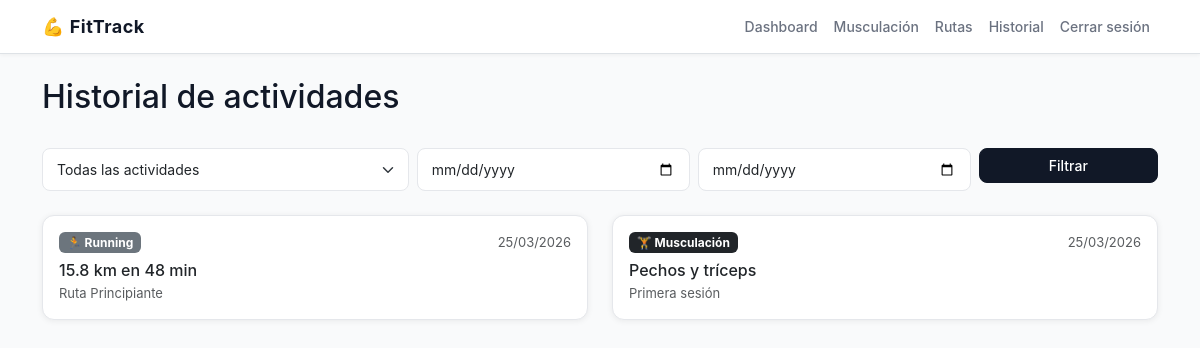
/dashboard/historial (signed in), run on an earlier commit of the app's database.
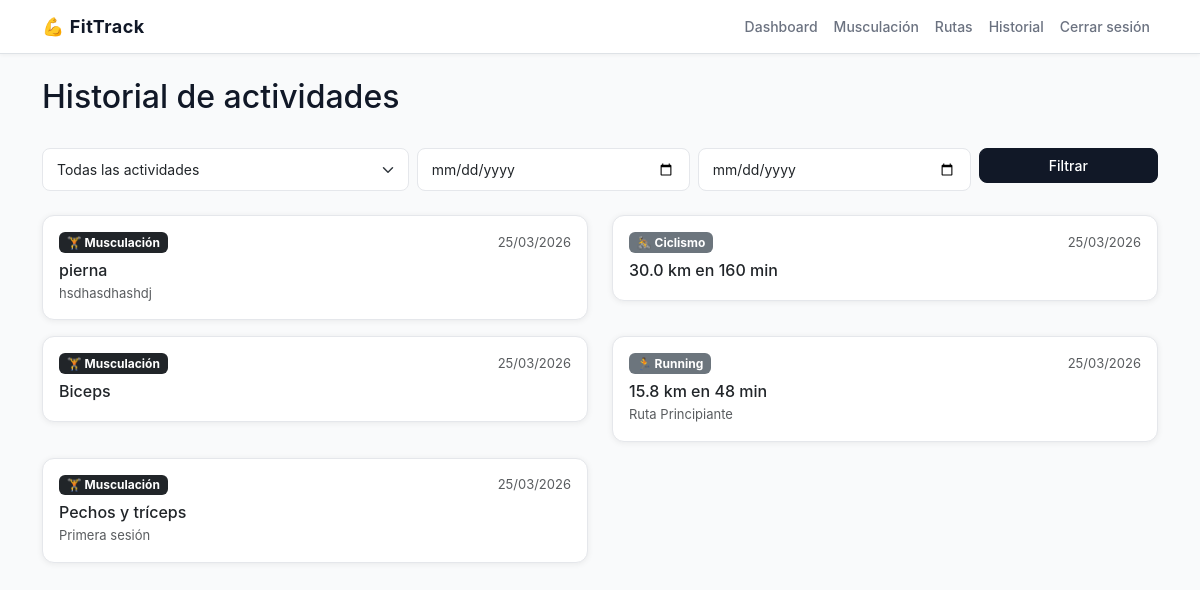
And on a later commit of the database.
### app/models.py (models this page shows)
class Ruta(db.Model):
    __tablename__ = 'rutas'
    id = db.Column(db.Integer, primary_key=True)
    usuario_id = db.Column(db.Integer, db.ForeignKey('usuarios.id'), nullable=False)
    fecha = db.Column(db.DateTime, default=datetime.utcnow)
    tipo = db.Column(db.String(20), nullable=False)
    distancia_km = db.Column(db.Float, nullable=False)
    duracion_min = db.Column(db.Integer, nullable=False)
    notas = db.Column(db.Text)

class SesionMusculacion(db.Model):
    __tablename__ = 'sesiones_musculacion'
    id = db.Column(db.Integer, primary_key=True)
    usuario_id = db.Column(db.Integer, db.ForeignKey('usuarios.id'), nullable=False)
    fecha = db.Column(db.DateTime, default=datetime.utcnow)
    nombre = db.Column(db.String(100), nullable=False)
    notas = db.Column(db.Text)
    ejercicios = db.relationship('Ejercicio', backref='sesion', lazy=True)

### app/blueprints/dashboard.py (the view)
@dashboard_bp.route('/historial')
@login_required
def historial():
    tipo = request.args.get('tipo', '')
    fecha_desde = request.args.get('fecha_desde', '')
    fecha_hasta = request.args.get('fecha_hasta', '')
    actividades = []
    if tipo == '' or tipo == 'musculacion':
        sesiones = SesionMusculacion.query.filter_by(usuario_id=current_user.id)
        if fecha_desde:
            sesiones = sesiones.filter(SesionMusculacion.fecha >= datetime.strptime(fecha_desde, '%Y-%m-%d'))
        if fecha_hasta:
            sesiones = sesiones.filter(SesionMusculacion.fecha <= datetime.strptime(fecha_hasta, '%Y-%m-%d'))
        for s in sesiones.all():
            actividades.append({
                'tipo': 'musculacion',
                'fecha': s.fecha,
                'nombre': s.nombre,
                'detalle': s.notas
            })
    if tipo == '' or tipo == 'running' or tipo == 'ciclismo':
        rutas = Ruta.query.filter_by(usuario_id=current_user.id)
        if tipo in ['running', 'ciclismo']:
            rutas = rutas.filter_by(tipo=tipo)
        if fecha_desde:
            rutas = rutas.filter(Ruta.fecha >= datetime.strptime(fecha_desde, '%Y-%m-%d'))
        if fecha_hasta:
            rutas = rutas.filter(Ruta.fecha <= datetime.strptime(fecha_hasta, '%Y-%m-%d'))
        for r in rutas.all():
            actividades.append({
                'tipo': r.tipo,
                'fecha': r.fecha,
                'nombre': f'{r.distancia_km} km en {r.duracion_min} min',
                'detalle': r.notas
            })
    actividades.sort(key=lambda x: x['fecha'], reverse=True)
    return render_template('historial.html',
        actividades=actividades,
        tipo=tipo,
        fecha_desde=fecha_desde,
        fecha_hasta=fecha_hasta
    )

### app/models.py (called while the page is built)
@login_manager.user_loader
def load_user(user_id):
    return Usuario.query.get(int(user_id))

### app/templates/historial.html (shortened to what this page needs)
{% extends 'base.html' %}
{% block content %}
<div class="row mb-4">
    <div class="col-12 d-flex justify-content-between align-items-center">
        <h2>Historial de actividades</h2>
    </div>
</div>
<div class="row mb-4">
    <div class="col-12">
        <form method="GET" class="row g-2">
            <div class="col-md-4">
                <select name="tipo" class="form-select">
                    <option value="">Todas las actividades</option>
                </select>
            </div>
            <div class="col-md-3">
                <input type="date" name="fecha_desde" class="form-control" value="{{ fecha_desde or '' }}">
            </div>
            <div class="col-md-3">
                <input type="date" name="fecha_hasta" class="form-control" value="{{ fecha_hasta or '' }}">
            </div>
            <div class="col-md-2">
                <button type="submit" class="btn btn-dark w-100">Filtrar</button>
            </div>
        </form>
    </div>
</div>
<div class="row">
    {% if actividades %}
        {% for actividad in actividades %}
        <div class="col-md-6 mb-3">
            <div class="card p-3">
                <div class="d-flex justify-content-between align-items-center mb-2">
                    {% if actividad.tipo == 'musculacion' %}
                        <span class="badge bg-dark">🏋️ Musculación</span>
                    {% else %}
                        <span class="badge bg-secondary">
                            {% if actividad.tipo == 'running' %}🏃{% else %}🚴{% endif %}
                            {{ actividad.tipo | capitalize }}
                        </span>
                    {% endif %}
                    <span class="text-muted" style="font-size:13px">{{ actividad.fecha.strftime('%d/%m/%Y') }}</span>
                </div>
                <h6 class="mb-1">{{ actividad.nombre }}</h6>
                {% if actividad.detalle %}
                    <p class="text-muted mb-0" style="font-size:13px">{{ actividad.detalle }}</p>
                {% endif %}
            </div>
        </div>
        {% endfor %}
    {% else %}
        <div class="col-12">
            <p class="text-muted">No hay actividades con esos filtros.</p>
        </div>
    {% endif %}
</div>
{% endblock %}

### app/templates/base.html (shortened to what this page needs)
<!DOCTYPE html>
<html lang="es">
<head>
    <link href="https://cdn.jsdelivr.net/npm/bootstrap@5.3.0/dist/css/bootstrap.min.css" rel="stylesheet">
    <link rel="stylesheet" href="{{ url_for('static', filename='css/style.css') }}">
</head>
<body>
    <nav class="navbar navbar-expand-lg bg-white border-bottom">
        <div class="container">
            <a class="navbar-brand" href="{{ url_for('dashboard.index') }}">💪 FitTrack</a>
            <div class="collapse navbar-collapse" id="navMenu">
                <ul class="navbar-nav ms-auto">
                    {% if current_user.is_authenticated %}
                        <li class="nav-item"><a class="nav-link" href="{{ url_for('dashboard.index') }}">Dashboard</a></li>
                        <li class="nav-item"><a class="nav-link" href="{{ url_for('musculacion.index') }}">Musculación</a></li>
                        <li class="nav-item"><a class="nav-link" href="{{ url_for('rutas.index') }}">Rutas</a></li>
                        <li class="nav-item"><a class="nav-link" href="{{ url_for('dashboard.historial') }}">Historial</a></li>
                        <li class="nav-item"><a class="nav-link" href="{{ url_for('auth.logout') }}">Cerrar sesión</a></li>
                    {% else %}
                        <li class="nav-item"><a class="nav-link" href="{{ url_for('auth.login') }}">Iniciar sesión</a></li>
                        <li class="nav-item"><a class="nav-link" href="{{ url_for('auth.registro') }}">Registro</a></li>
                    {% endif %}
                </ul>
            </div>
        </div>
    </nav>
    <div class="container mt-4">
        {% block content %}{% endblock %}
    </div>
</body>
</html>

### app/static/css/style.css (style rules this page uses)
:root { --primary: #2563eb; --primary-light: #eff6ff; --success: #16a34a; --danger: #dc2626; --dark: #111827; --gray: #6b7280; --gray-light: #f3f4f6; --border: #e5e7eb; --radius: 12px; --shadow: 0 1px 6px rgba(0,0,0,0.07); }
body { background-color: #f9fafb; font-family: -apple-system, BlinkMacSystemFont, 'Segoe UI', sans-serif; color: #111827; }
.navbar { background-color: #ffffff !important; border-bottom: 1px solid var(--border); box-shadow: 0 1px 4px rgba(0,0,0,0.05); }
.navbar-brand { color: var(--dark) !important; font-weight: 700; font-size: 18px; letter-spacing: 0.5px; }
.nav-link { color: var(--gray) !important; font-size: 14px; font-weight: 500; transition: color 0.2s; }
.card { border: 1px solid var(--border) !important; border-radius: var(--radius) !important; box-shadow: var(--shadow) !important; background: #ffffff; }
.btn-dark { background-color: var(--dark); border-color: var(--dark); border-radius: 8px; font-weight: 500; font-size: 14px; }
.form-control, .form-select { border: 1px solid var(--border); border-radius: 8px; font-size: 14px; padding: 10px 14px; transition: border-color 0.2s, box-shadow 0.2s; }

What changed in the data, as far as the page shows it:
added SesionMusculacion: shows "🏋️ Musculación", fecha "25/03/2026", nombre "pierna", detalle "hsdhasdhashdj"
added Ruta: tipo "Ciclismo", fecha "25/03/2026", nombre "30.0 km en 160 min"
added SesionMusculacion: shows "🏋️ Musculación", fecha "25/03/2026", nombre "Biceps"
